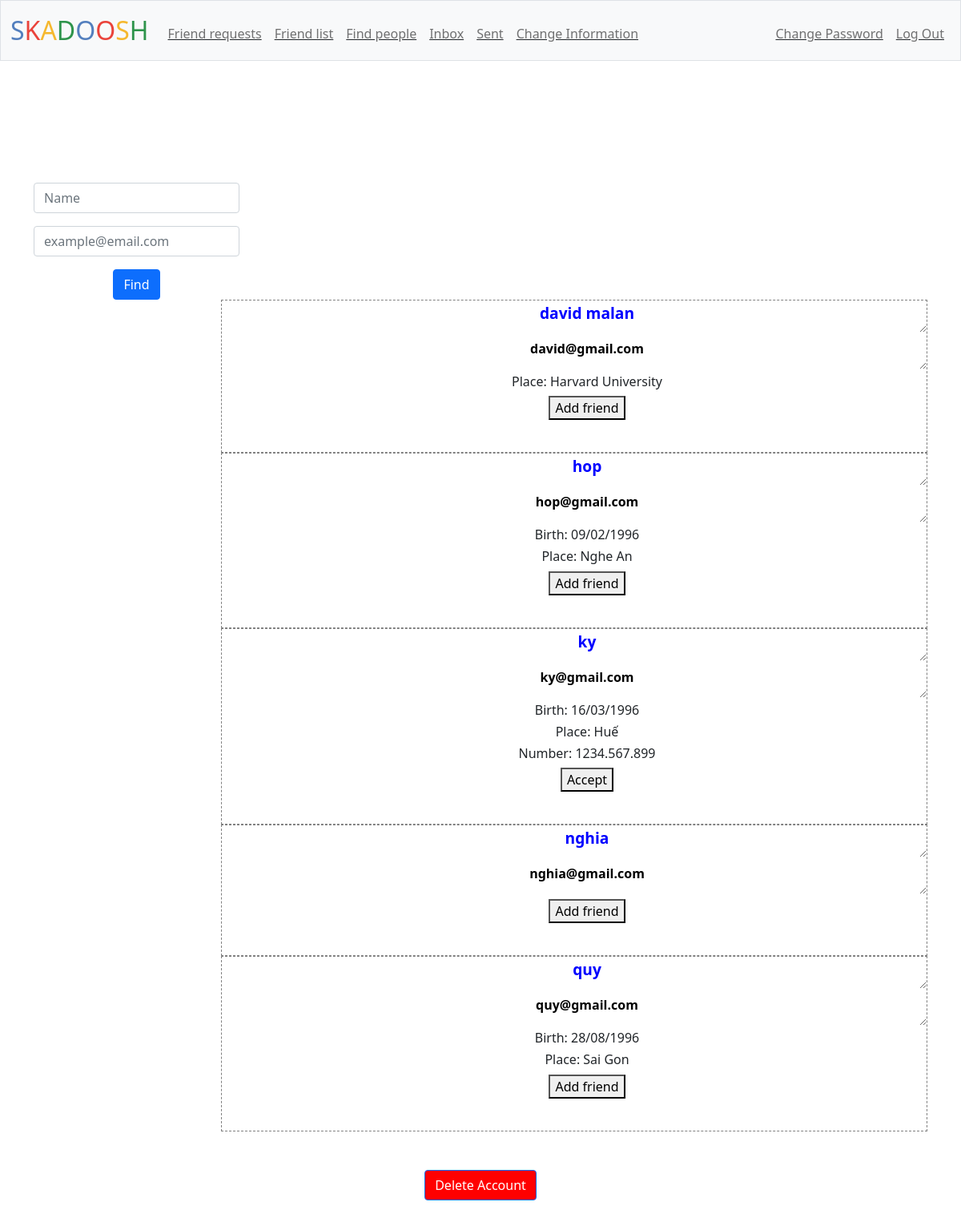
The page /find (signed in) on the database its author committed.
### tables this page shows
CREATE TABLE informations (
id INTEGER PRIMARY KEY AUTOINCREMENT NOT NULL,
user_id INTEGER NOT NULL,
name TEXT NOT NULL,
birth TEXT,
place TEXT,
number TEXT,
email TEXT NOT NULL UNIQUE);

### app.py (the view, shortened to what this page needs)
@app.route("/find", methods = ["GET", "POST"])
@login_required
@information_required
def find():
    if request.method == "GET":
        user_id = session['user_id']
        rows = db.execute("SELECT * FROM informations WHERE NOT user_id = ? ORDER BY name", user_id)
        people = []
        for row in rows:
            person = {}
            person['name'] = row['name']
            person['email'] = row['email']
            person['birth'] = row['birth']
            person['place'] = row['place']
            person['number'] = row['number']
            person_id = db.execute("SELECT user_id FROM informations WHERE email = ?", person['email'])[0]['user_id']
            row = db.execute("SELECT * FROM friends WHERE host_id = ? AND friend_id = ? OR host_id = ? AND friend_id = ?", user_id, person_id, person_id, user_id)
            if len(row) == 0:
                person['operation'] = 'Add friend'
            else:
                if row[0]['status'] == 'unconfirmed':
                    if user_id == row[0]['friend_id']:
                        person['operation'] = 'Accept'
                    if user_id == row[0]['host_id']:
                        person['operation'] = 'Cancel request'
                elif row[0]['status'] == 'confirmed':
                    person['operation'] = 'Unfriend'
            people.append(person)
        return render_template("find.html", people=people)

### app.py (called while the page is built)
@app.after_request
def after_request(response):
    response.headers["Cache-Control"] = "no-cache, no-store, must-revalidate"
    response.headers["Expires"] = 0
    response.headers["Pragma"] = "no-cache"
    return response

### helpers.py (called while the page is built)
def login_required(f):
    @wraps(f)
    def decorated_function(*args, **kwargs):
        if session.get("user_id") is None:
            return redirect("/login")
        return f(*args, **kwargs)
    return decorated_function

def information_required(f):
    @wraps(f)
    def decorated_function(*args, **kwargs):
        user_id = session.get("user_id")
        rows = db.execute("SELECT * FROM informations WHERE user_id = ?", user_id)
        if len(rows) == 0:
            message = 'You must provide you informations first!'
            return render_template("information.html", requirement=message)
        return f(*args, **kwargs)
    return decorated_function

### templates/find.html (shortened to what this page needs)
{% extends "layout.html" %}
{% block main %}
<div id="parent">
    <div id="find">
        <form action="/find" method="post">
            <div class="mb-3">
                <input autofocus class="form-control mx-auto w-auto" id="name" name="name" placeholder="Name" type="text">
            </div>
            <div class="mb-3">
                <input class="form-control mx-auto w-auto" id="email" name="email" placeholder="example@email.com" type="text">
            </div>
            <button class="btn btn-primary" type="submit">Find</button>
        </form>
    </div>
    {% for person in people %}
    <div id="result">
        <form action="/add" method="post">
            <ul>
                <li><textarea id="person" name="name" readonly>{{ person["name"] }}</textarea></li>
                <li><textarea id="person-email" name="email" readonly>{{ person["email"] }}</textarea></li>
                {% if person["birth"] %}
                <li><h6>Birth: {{ person["birth"] }}</h6></li>
                {% endif %}
                {% if person["place"] %}
                <li><h6>Place: {{ person["place"] }}</h6></li>
                {% endif %}
                {% if person["number"] %}
                <li><h6>Number: {{ person["number"] }}</h6></li>
                {% endif %}
                <button type="submit">{{ person["operation"] }}</button>
            </ul>
            <br>
        </form>
    </div>
    {% endfor %}
</div>
{% endblock %}

### templates/layout.html (shortened to what this page needs)
<!DOCTYPE html>
<html lang="en">
    <head>
        <link href="https://cdn.jsdelivr.net/npm/bootstrap@5.1.3/dist/css/bootstrap.min.css" rel="stylesheet">
        <link href="/static/styles.css" rel="stylesheet">
    </head>
    <body>
        <nav class="bg-light border navbar navbar-expand-md navbar-light">
            <div class="container-fluid">
                <a class="navbar-brand" href="/"><span class="blue">S</span><span class="red">K</span><span class="yellow">A</span><span class="green">D</span><span class="blue">O</span><span class="red">O</span><span class="yellow">S</span><span class="green">H</span></a>
                <div class="collapse navbar-collapse" id="navbar">
                    {% if session["user_id"] %}
                        <ul class="navbar-nav me-auto mt-2">
                            <li class="nav-item"><a class="nav-link" href="/requests">Friend requests</a></li>
                            <li class="nav-item"><a class="nav-link" href="/list">Friend list</a></li>
                            <li class="nav-item"><a class="nav-link" href="/find">Find people</a></li>
                            <li class="nav-item"><a class="nav-link" href="/inbox">Inbox</a></li>
                            <li class="nav-item"><a class="nav-link" href="/sent">Sent</a></li>
                            <li class="nav-item"><a class="nav-link" href="/change_information">Change Information</a></li>
                        </ul>
                        <ul class="navbar-nav ms-auto mt-2">
                            <li class="nav-item"><a class="nav-link" href="/change_password">Change Password</a></li>
                            <li class="nav-item"><a class="nav-link" href="/logout">Log Out</a></li>
                        </ul>
                    {% else %}
                        <ul class="navbar-nav ms-auto mt-2">
                            <li class="nav-item"><a class="nav-link" href="/register">Register</a></li>
                            <li class="nav-item"><a class="nav-link" href="/login">Log In</a></li>
                        </ul>
                    {% endif %}
                </div>
            </div>
        </nav>
        <div class="container-fluid py-5" id="main">
        </div>
        <main class="container-fluid py-5 text-center">
            {% block main %}{% endblock %}
        </main>
    </body>
    <footer>
        <main class="container-fluid py-5 text-center">
            <form action="/" method="post">
                <button id="deleteAccount" class="btn btn-primary" type="submit">Delete Account</button>
            </form>
        </main>
    </footer>
</html>

### static/styles.css (style rules this page uses)
nav .navbar-brand { font-size: xx-large; }
nav .navbar-brand .blue { color: #537fbe; }
nav .navbar-brand .red { color: #ea433b; }
nav .navbar-brand .yellow { color: #f5b82e; }
nav .navbar-brand .green { color: #2e944b; }
nav #navbar li { text-decoration: underline; }
#deleteAccount { background-color:red; }
footer { clear: both; }

### templates/find.html (style rules this page uses)
#person { color: blue; }
#find { float: left; padding-left: 30px;; }
#result { float: right; width: 75%; margin-right: 30px; border: gray dashed thin; }
ul li { list-style-type: none; }
ul li textarea { text-align: center; width: 100%; height: 40px; background: none; border: none; }
#person { font-size: larger; font-weight: bold; }
#person-email { font-weight: bold; }

### rows shown on the page
informations: name "david malan", email "david@gmail.com", place "Harvard University", operation "Add friend"
informations: name "hop", email "hop@gmail.com", birth "09/02/1996", place "Nghe An", operation "Add friend"
informations: name "ky", email "ky@gmail.com", birth "16/03/1996", place "Huế", number "1234.567.899", operation "Accept"
informations: name "nghia", email "nghia@gmail.com", operation "Add friend"
informations: name "quy", email "quy@gmail.com", birth "28/08/1996", place "Sai Gon", operation "Add friend"
